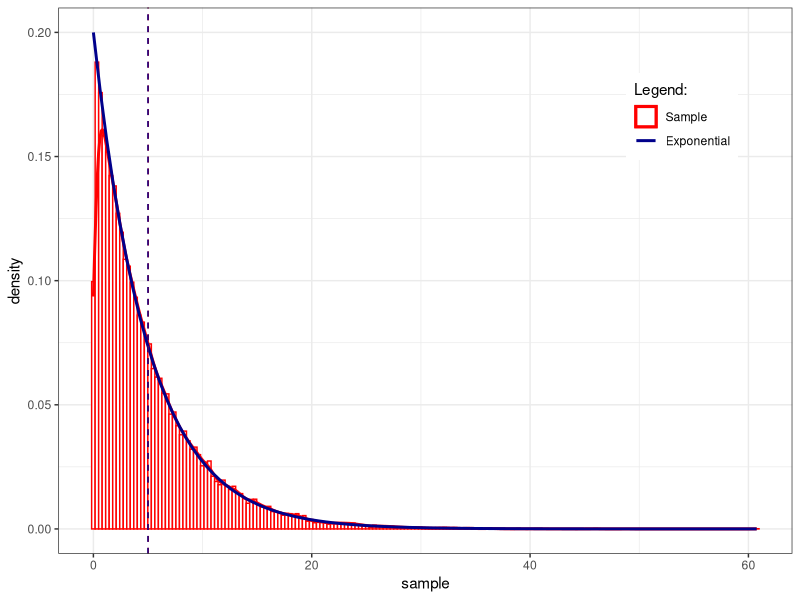
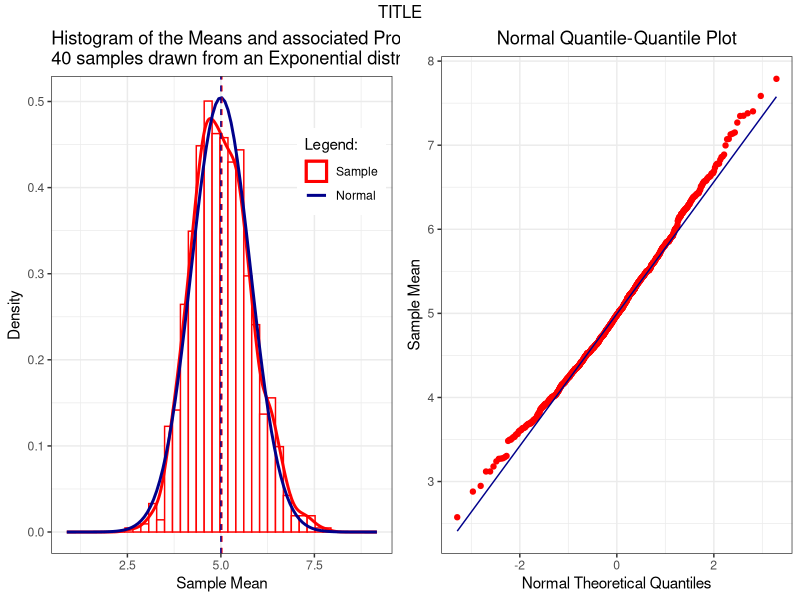
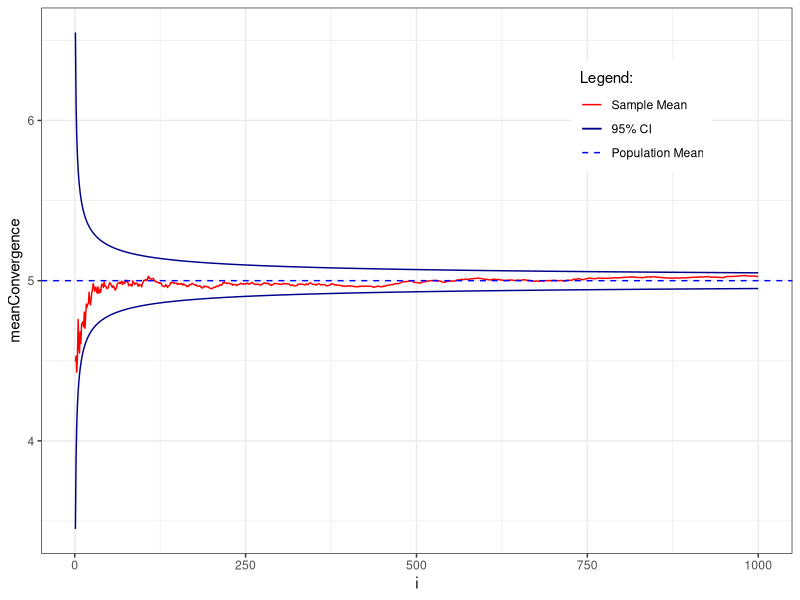

Write R code to recreate these figures, in order.
rm(list=ls())
#Initialization and load packages
set.seed(1214)
library(ggplot2)
library(dplyr)

# Parameters
lambda <- 0.2
sampleSize <- 40
numSimulations <- 1000

sample <- rexp(n= sampleSize*numSimulations, rate= lambda)

theoreticalMean <- 1/lambda; sampleMean = mean(sample)

# Freedman–Diaconis rule for histogram binwidth
bw <- 2 * IQR(sample) / length(sample)^(1/3)

data.frame(sample = sample) %>% 
        ggplot(., aes(sample)) +
        geom_histogram(aes(y=..density..,color="Sample"), position="identity", 
                       fill="white", binwidth=bw) +
        geom_density(aes(color="Sample"),size=1) +
        stat_function(fun = dexp, aes(color = "Exponential"), size=1,
                      args = list(rate = lambda)) +
        scale_color_manual("Legend:",
                           breaks=c("Sample","Exponential"),
                           values=c("red","darkblue")) +
#        ggtitle (title) + xlab("Sample Mean") + ylab("Density") +
        geom_vline(xintercept=sampleMean,size=0.5,color="red",linetype="dashed") +
        geom_vline(xintercept=theoreticalMean,size=0.5,color="darkblue",linetype="dashed") +
#        xlim(xAxisMin,xAxisMax) +
        theme_bw() +
        theme(legend.position = c(0.85,0.8))

# sampleMatrix contains numSimulations rows each with sampleSize samples
sampleMatrix <- matrix(sample, nrow=numSimulations,ncol=sampleSize)
# Calculate the means for each sampleSize sample
sampleMeans <- apply(sampleMatrix,1,mean)
print(sampleSummary<-summary(sampleMeans))
meanSampleMeans <- sampleSummary["Mean"]
maxSampleMeans <- sampleSummary["Max."]
minSampleMeans <- sampleSummary["Min."]
print(paste("Variance = ",varSampleMeans <- var(sampleMeans),"Theoretical Variance",
                                                theoreticalVar <- 1/lambda^2/sampleSize))


meanDeltaPercent <- (meanSampleMeans-theoreticalMean)/theoreticalMean*100
varDeltaPercent <- (varSampleMeans-theoreticalVar)/theoreticalVar*100

# Calculate xlims to make the plot symmetric

xmax <- max(maxSampleMeans-meanSampleMeans,meanSampleMeans-minSampleMeans)
xAxisMin <- meanSampleMeans-1.5*xmax
xAxisMax <- meanSampleMeans+1.5*xmax

# Freedman–Diaconis rule for binwidth
bw <- 2 * IQR(sampleMeans) / length(sampleMeans)^(1/3)

title <- paste0("Histogram of the Means and associated Probability Density Function for ", 
                numSimulations," simulations of\n",sampleSize, 
                " samples drawn from an Exponential distribution, compared to the Normal Distribution")

sampleMeansDF<- data.frame(means=sampleMeans)

plot1 <- ggplot(sampleMeansDF, aes(means)) +
        geom_histogram(aes(y=..density..,color="Sample"), position="identity", 
                       fill="white", binwidth=bw) +
        geom_density(aes(color="Sample"),size=1) +
        stat_function(fun = dnorm, aes(color = "Normal"), size=1,
                      args = list(mean = theoreticalMean, sd = sqrt(theoreticalVar))) +
        scale_color_manual("Legend:",
                           breaks=c("Sample","Normal"),
                           values=c("red","darkblue")) +
        ggtitle (title) + xlab("Sample Mean") + ylab("Density") +
        geom_vline(xintercept=meanSampleMeans,size=0.5,color="red",linetype="dashed") +
        geom_vline(xintercept=theoreticalMean,size=0.5,color="darkblue",linetype="dashed") +
        xlim(xAxisMin,xAxisMax) +
        theme_bw() +
        theme(legend.position = c(0.85,0.8))

plot2 <- ggplot(sampleMeansDF, aes(sample=means))+
        stat_qq(distribution=qnorm, color="red") +
        stat_qq_line(distribution=qnorm,color="darkblue") +
        ggtitle("Normal Quantile-Quantile Plot") +
        ylab("Sample Mean") + xlab("Normal Theoretical Quantiles") +
        theme_bw() +
        theme(plot.title = element_text(hjust = 0.5))

gridExtra::grid.arrange(plot1,plot2,ncol=2, 
                        top = "TITLE")


meanConvergence <- cumsum(sampleMeans)/1:numSimulations
upperLim <- qnorm(0.975,mean=theoreticalMean,sd=sqrt(theoreticalVar/1:numSimulations))
lowerLim <- qnorm(0.025,mean=theoreticalMean,sd=sqrt(theoreticalVar/1:numSimulations))

convergenceDF <-data.frame(i=1:numSimulations,meanConvergence=meanConvergence,upperLim=upperLim,lowerLim=lowerLim)

ggplot(convergenceDF) +
        geom_line(aes(x=i,y=meanConvergence,color="Sample Mean")) +
        geom_line(aes(x=i,y=upperLim,color="95% CI")) +
        geom_line(aes(x=i,y=lowerLim,color="95% CI")) +
        geom_hline(aes(yintercept=theoreticalMean, color="Population Mean"),linetype="dashed") +
        scale_color_manual("Legend:",
                           breaks=c("Sample Mean","95% CI","Population Mean"),
                           values=c("red","darkblue","blue")) +
        theme_bw() +
        theme(legend.position = c(0.8,0.8))
        

                           